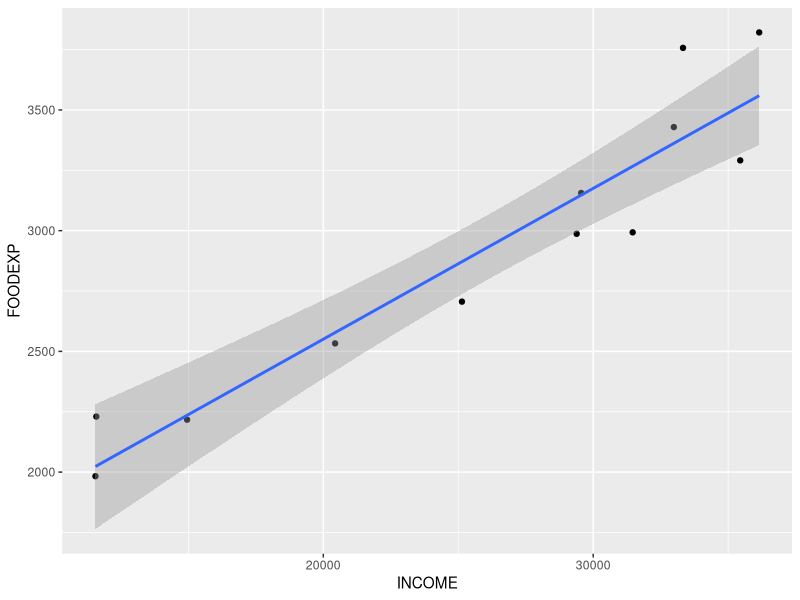

The R source for this figure:
library(readxl)
library(ggplot2)

data <- read_excel("files/foodexp.xls")

linear_model <- lm(FOODEXP ~ INCOME, data = data)

print(summary(linear_model))

ggplot(data, aes(INCOME, FOODEXP)) +
  geom_point() +
  geom_smooth(method = "lm")
